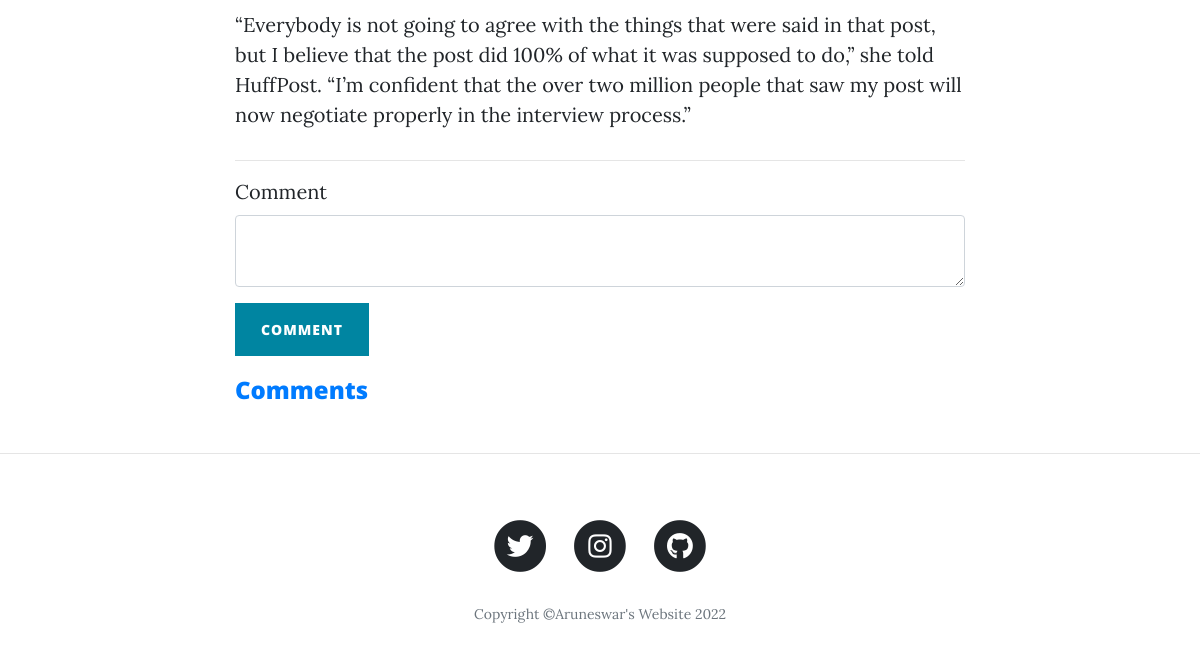
The page /post/2 (lower part) on the database as committed earlier.
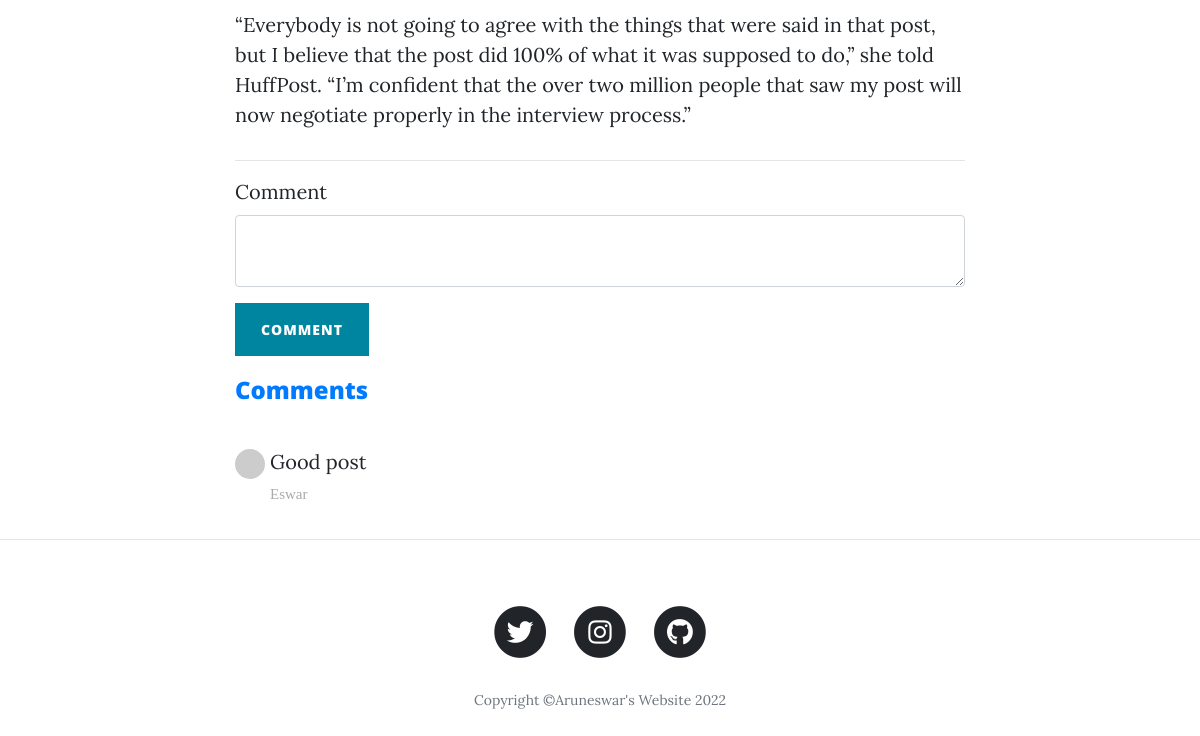
The same page on the database as committed later.
### main.py (models this page shows)
class BlogPost(db.Model):
    __tablename__ = "blog_posts"
    id = db.Column(db.Integer, primary_key=True)
    poster_id = db.Column(db.Integer, db.ForeignKey("users.id"))
    title = db.Column(db.String(250), unique=True, nullable=False)
    subtitle = db.Column(db.String(250), nullable=False)
    date = db.Column(db.String(250), nullable=False)
    body = db.Column(db.Text, nullable=False)
    img_url = db.Column(db.String(250), nullable=False)
    comments = db.relationship("Comment", backref="cmts")

class Comment(db.Model):
    __tablename__ = "comments"
    id = db.Column(db.Integer, primary_key=True)
    text = db.Column(db.Text, nullable=False)
    commenter_id = db.Column(db.Integer, db.ForeignKey("users.id"))
    post_id = db.Column(db.Integer, db.ForeignKey("blog_posts.id"))

class Users(db.Model, UserMixin):
    __tablename__ = "users"
    id = db.Column(db.Integer, primary_key=True)
    email = db.Column(db.String(250), unique=True, nullable=True)
    password = db.Column(db.String(250), unique=True, nullable=False)
    name = db.Column(db.String(250), unique=True, nullable=False)
    posts = db.relationship("BlogPost", backref="poster")
    comments = db.relationship("Comment", backref="commenter")

### main.py (the view, shortened to what this page needs)
@app.route("/post/<int:post_id>", methods=['GET', 'POST'])
def show_post(post_id):
    requested_post = BlogPost.query.get(post_id)
    form = CommentForm()
    return render_template("post.html", post=requested_post, form=form, logged_in=current_user.is_authenticated,
                           year=copyright_year)

### forms.py
class CommentForm(FlaskForm):
    comment=CKEditorField("Comment", validators=[DataRequired()])
    submit = SubmitField("Comment")

### templates/post.html (shortened to what this page needs)
{% include "header.html" %}
{% import "bootstrap/wtf.html" as wtf%}
  <article>
    <div class="container">
      <div class="row">
        <div class="col-lg-8 col-md-10 mx-auto">
            {{ post.body|safe }}
          <hr>
          {% if not current_user.id==1 %}
             {{ wtf.quick_form(form, novalidate=True, button_map={"submit": "primary"}) }}
          {% endif %}
          <div class="col-lg-8 col-md-10 comment" style="padding-left:0;">
            <h4 style="padding-bottom:25px;text-align:left; color:#007bff;"><strong>Comments</strong></h4>
            {% for cmt in post.comments %}
              <ul class="commentList">
                <li>
                    <div class="commenterImage">
                      <img src="{{cmt.commenter.email | gravatar}}"/>
                    </div>
                    <div class="commentText">
                        <p>{{ cmt.text | safe}}
                        </p>
                        <span class="date sub-text" style="font-weight: 500; font-size: 15px;"> {{ cmt.commenter.name }}</span>
                    </div>
                </li>
              </ul>
            {% endfor %}
            </div>
          </div>
      </div>
    </div>
  </article>
  <hr>
{% include "footer.html" %}

### templates/header.html (shortened to what this page needs)
<!DOCTYPE html>
<html lang="en">
<head>
  <link href="{{ url_for('static', filename='vendor/bootstrap/css/bootstrap.min.css') }}" rel="stylesheet">
  <link href="{{ url_for('static', filename='vendor/fontawesome-free/css/all.min.css')}}" rel="stylesheet" type="text/css">
  <link href="{{ url_for('static', filename='css/clean-blog.min.css')}}" rel="stylesheet">
</head>
<body>

### templates/footer.html (shortened to what this page needs)
  <footer>
    <div class="container">
      <div class="row">
        <div class="col-lg-8 col-md-10 mx-auto">
          <ul class="list-inline text-center">
            <li class="list-inline-item">
              <a href="https://twitter.com/NamikazeArun">
                <span class="fa-stack fa-lg">
                  <i class="fas fa-circle fa-stack-2x"></i>
                  <i class="fab fa-twitter fa-stack-1x fa-inverse"></i>
                </span>
              </a>
            </li>
            <li class="list-inline-item">
              <a href="https://www.instagram.com/arun_namikaze/">
                <span class="fa-stack fa-lg">
                  <i class="fas fa-circle fa-stack-2x"></i>
                  <i class="fab fa-instagram fa-stack-1x fa-inverse"></i>
                </span>
              </a>
            </li>
            <li class="list-inline-item">
              <a href="https://github.com/ArunNamikaze">
                <span class="fa-stack fa-lg">
                  <i class="fas fa-circle fa-stack-2x"></i>
                  <i class="fab fa-github fa-stack-1x fa-inverse"></i>
                </span>
              </a>
            </li>
          </ul>
          <p class="copyright text-muted">Copyright &copy;Aruneswar's Website {{year}}</p>
        </div>
      </div>
    </div>
  </footer>
</body>
</html>

Rows that differ between the two databases and show on the page:
added Comment: text "Good post", commenter.name "Eswar"
